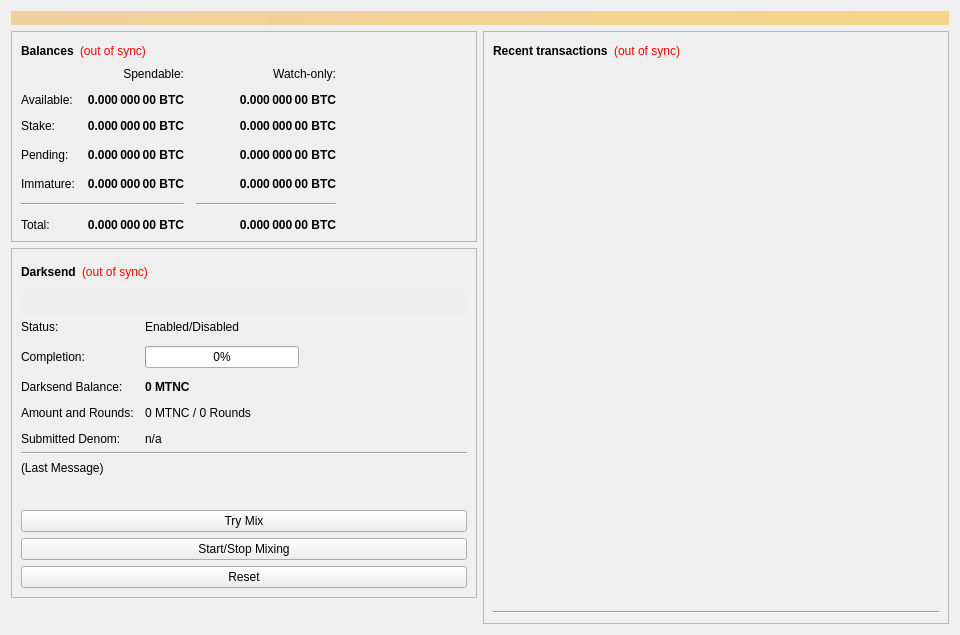
<?xml version="1.0" encoding="UTF-8"?>
<ui version="4.0">
 <class>OverviewPage</class>
 <widget class="QWidget" name="OverviewPage">
  <property name="geometry">
   <rect>
    <x>0</x>
    <y>0</y>
    <width>960</width>
    <height>635</height>
   </rect>
  </property>
  <property name="minimumSize">
   <size>
    <width>960</width>
    <height>0</height>
   </size>
  </property>
  <property name="windowTitle">
   <string>Form</string>
  </property>
  <layout class="QVBoxLayout" name="topLayout">
   <item>
    <widget class="QLabel" name="labelAlerts">
     <property name="visible">
      <bool>false</bool>
     </property>
     <property name="styleSheet">
      <string notr="true">background-color: qlineargradient(x1: 0, y1: 0, x2: 1, y2: 0, stop:0 #F0D0A0, stop:1 #F8D488); color:#000000;</string>
     </property>
     <property name="wordWrap">
      <bool>true</bool>
     </property>
     <property name="margin">
      <number>3</number>
     </property>
    </widget>
   </item>
   <item>
    <layout class="QHBoxLayout" name="horizontalLayout" stretch="1,1">
     <item>
      <layout class="QVBoxLayout" name="verticalLayout_2">
       <item>
        <widget class="QFrame" name="frame">
         <property name="frameShape">
          <enum>QFrame::StyledPanel</enum>
         </property>
         <property name="frameShadow">
          <enum>QFrame::Raised</enum>
         </property>
         <layout class="QVBoxLayout" name="verticalLayout_4">
          <item>
           <layout class="QHBoxLayout" name="horizontalLayout_4">
            <item>
             <widget class="QLabel" name="label_5">
              <property name="font">
               <font>
                <weight>75</weight>
                <bold>true</bold>
               </font>
              </property>
              <property name="text">
               <string>Balances</string>
              </property>
             </widget>
            </item>
            <item>
             <widget class="QLabel" name="labelWalletStatus">
              <property name="cursor">
               <cursorShape>WhatsThisCursor</cursorShape>
              </property>
              <property name="toolTip">
               <string>The displayed information may be out of date. Your wallet automatically synchronizes with the Masternodecoin network after a connection is established, but this process has not completed yet.</string>
              </property>
              <property name="styleSheet">
               <string notr="true">QLabel { color: red; }</string>
              </property>
              <property name="text">
               <string notr="true">(out of sync)</string>
              </property>
              <property name="alignment">
               <set>Qt::AlignLeading|Qt::AlignLeft|Qt::AlignVCenter</set>
              </property>
             </widget>
            </item>
            <item>
             <spacer name="horizontalSpacer_3">
              <property name="orientation">
               <enum>Qt::Horizontal</enum>
              </property>
              <property name="sizeHint" stdset="0">
               <size>
                <width>40</width>
                <height>20</height>
               </size>
              </property>
             </spacer>
            </item>
           </layout>
          </item>
          <item>
           <layout class="QGridLayout" name="gridLayout">
            <property name="spacing">
             <number>12</number>
            </property>
            <item row="3" column="2">
             <widget class="QLabel" name="labelWatchPending">
              <property name="font">
               <font>
                <weight>75</weight>
                <bold>true</bold>
               </font>
              </property>
              <property name="cursor">
               <cursorShape>IBeamCursor</cursorShape>
              </property>
              <property name="toolTip">
               <string>Unconfirmed transactions to watch-only addresses</string>
              </property>
              <property name="text">
               <string notr="true">0.000 000 00 BTC</string>
              </property>
              <property name="alignment">
               <set>Qt::AlignRight|Qt::AlignTrailing|Qt::AlignVCenter</set>
              </property>
              <property name="textInteractionFlags">
               <set>Qt::LinksAccessibleByMouse|Qt::TextSelectableByKeyboard|Qt::TextSelectableByMouse</set>
              </property>
             </widget>
            </item>
            <item row="3" column="1">
             <widget class="QLabel" name="labelUnconfirmed">
              <property name="font">
               <font>
                <weight>75</weight>
                <bold>true</bold>
               </font>
              </property>
              <property name="cursor">
               <cursorShape>IBeamCursor</cursorShape>
              </property>
              <property name="toolTip">
               <string>Total of transactions that have yet to be confirmed, and do not yet count toward the spendable balance</string>
              </property>
              <property name="text">
               <string notr="true">0.000 000 00 BTC</string>
              </property>
              <property name="alignment">
               <set>Qt::AlignRight|Qt::AlignTrailing|Qt::AlignVCenter</set>
              </property>
              <property name="textInteractionFlags">
               <set>Qt::LinksAccessibleByMouse|Qt::TextSelectableByKeyboard|Qt::TextSelectableByMouse</set>
              </property>
             </widget>
            </item>
            <item row="4" column="2">
             <widget class="QLabel" name="labelWatchImmature">
              <property name="font">
               <font>
                <weight>75</weight>
                <bold>true</bold>
               </font>
              </property>
              <property name="cursor">
               <cursorShape>IBeamCursor</cursorShape>
              </property>
              <property name="toolTip">
               <string>Mined balance in watch-only addresses that has not yet matured</string>
              </property>
              <property name="text">
               <string notr="true">0.000 000 00 BTC</string>
              </property>
              <property name="alignment">
               <set>Qt::AlignRight|Qt::AlignTrailing|Qt::AlignVCenter</set>
              </property>
              <property name="textInteractionFlags">
               <set>Qt::LinksAccessibleByMouse|Qt::TextSelectableByKeyboard|Qt::TextSelectableByMouse</set>
              </property>
             </widget>
            </item>
            <item row="5" column="0" colspan="2">
             <widget class="Line" name="lineSpendableBalance">
              <property name="orientation">
               <enum>Qt::Horizontal</enum>
              </property>
             </widget>
            </item>
            <item row="5" column="2">
             <widget class="Line" name="lineWatchBalance">
              <property name="sizePolicy">
               <sizepolicy hsizetype="Preferred" vsizetype="Fixed">
                <horstretch>0</horstretch>
                <verstretch>0</verstretch>
               </sizepolicy>
              </property>
              <property name="minimumSize">
               <size>
                <width>140</width>
                <height>0</height>
               </size>
              </property>
              <property name="orientation">
               <enum>Qt::Horizontal</enum>
              </property>
             </widget>
            </item>
            <item row="6" column="0">
             <widget class="QLabel" name="labelTotalText">
              <property name="text">
               <string>Total:</string>
              </property>
             </widget>
            </item>
            <item row="4" column="1">
             <widget class="QLabel" name="labelImmature">
              <property name="font">
               <font>
                <weight>75</weight>
                <bold>true</bold>
               </font>
              </property>
              <property name="cursor">
               <cursorShape>IBeamCursor</cursorShape>
              </property>
              <property name="toolTip">
               <string>Mined balance that has not yet matured</string>
              </property>
              <property name="text">
               <string notr="true">0.000 000 00 BTC</string>
              </property>
              <property name="alignment">
               <set>Qt::AlignRight|Qt::AlignTrailing|Qt::AlignVCenter</set>
              </property>
              <property name="textInteractionFlags">
               <set>Qt::LinksAccessibleByMouse|Qt::TextSelectableByKeyboard|Qt::TextSelectableByMouse</set>
              </property>
             </widget>
            </item>
            <item row="3" column="3">
             <spacer name="horizontalSpacer_2">
              <property name="orientation">
               <enum>Qt::Horizontal</enum>
              </property>
              <property name="sizeHint" stdset="0">
               <size>
                <width>40</width>
                <height>20</height>
               </size>
              </property>
             </spacer>
            </item>
            <item row="4" column="0">
             <widget class="QLabel" name="labelImmatureText">
              <property name="text">
               <string>Immature:</string>
              </property>
             </widget>
            </item>
            <item row="6" column="1">
             <widget class="QLabel" name="labelTotal">
              <property name="font">
               <font>
                <weight>75</weight>
                <bold>true</bold>
               </font>
              </property>
              <property name="cursor">
               <cursorShape>IBeamCursor</cursorShape>
              </property>
              <property name="toolTip">
               <string>Your current total balance</string>
              </property>
              <property name="text">
               <string notr="true">0.000 000 00 BTC</string>
              </property>
              <property name="alignment">
               <set>Qt::AlignRight|Qt::AlignTrailing|Qt::AlignVCenter</set>
              </property>
              <property name="textInteractionFlags">
               <set>Qt::LinksAccessibleByMouse|Qt::TextSelectableByKeyboard|Qt::TextSelectableByMouse</set>
              </property>
             </widget>
            </item>
            <item row="6" column="2">
             <widget class="QLabel" name="labelWatchTotal">
              <property name="font">
               <font>
                <weight>75</weight>
                <bold>true</bold>
               </font>
              </property>
              <property name="cursor">
               <cursorShape>IBeamCursor</cursorShape>
              </property>
              <property name="toolTip">
               <string>Current total balance in watch-only addresses</string>
              </property>
              <property name="text">
               <string notr="true">0.000 000 00 BTC</string>
              </property>
              <property name="alignment">
               <set>Qt::AlignRight|Qt::AlignTrailing|Qt::AlignVCenter</set>
              </property>
              <property name="textInteractionFlags">
               <set>Qt::LinksAccessibleByMouse|Qt::TextSelectableByKeyboard|Qt::TextSelectableByMouse</set>
              </property>
             </widget>
            </item>
            <item row="0" column="2">
             <widget class="QLabel" name="labelWatchonly">
              <property name="text">
               <string>Watch-only:</string>
              </property>
              <property name="alignment">
               <set>Qt::AlignRight|Qt::AlignTrailing|Qt::AlignVCenter</set>
              </property>
             </widget>
            </item>
            <item row="1" column="0">
             <widget class="QLabel" name="labelBalanceText">
              <property name="text">
               <string>Available:</string>
              </property>
             </widget>
            </item>
            <item row="1" column="1">
             <widget class="QLabel" name="labelBalance">
              <property name="font">
               <font>
                <weight>75</weight>
                <bold>true</bold>
               </font>
              </property>
              <property name="cursor">
               <cursorShape>IBeamCursor</cursorShape>
              </property>
              <property name="toolTip">
               <string>Your current spendable balance</string>
              </property>
              <property name="text">
               <string notr="true">0.000 000 00 BTC</string>
              </property>
              <property name="alignment">
               <set>Qt::AlignRight|Qt::AlignTrailing|Qt::AlignVCenter</set>
              </property>
              <property name="textInteractionFlags">
               <set>Qt::LinksAccessibleByMouse|Qt::TextSelectableByKeyboard|Qt::TextSelectableByMouse</set>
              </property>
             </widget>
            </item>
            <item row="2" column="0">
             <widget class="QLabel" name="label_10">
              <property name="text">
               <string>Stake:</string>
              </property>
             </widget>
            </item>
            <item row="2" column="1">
             <widget class="QLabel" name="labelStake">
              <property name="font">
               <font>
                <weight>75</weight>
                <bold>true</bold>
               </font>
              </property>
              <property name="cursor">
               <cursorShape>IBeamCursor</cursorShape>
              </property>
              <property name="toolTip">
               <string>Total of coins that was staked, and do not yet count toward the current balance</string>
              </property>
              <property name="text">
               <string notr="true">0.000 000 00 BTC</string>
              </property>
              <property name="alignment">
               <set>Qt::AlignRight|Qt::AlignTrailing|Qt::AlignVCenter</set>
              </property>
              <property name="textInteractionFlags">
               <set>Qt::LinksAccessibleByMouse|Qt::TextSelectableByKeyboard|Qt::TextSelectableByMouse</set>
              </property>
             </widget>
            </item>
            <item row="2" column="2">
             <widget class="QLabel" name="labelWatchStake">
              <property name="font">
               <font>
                <weight>75</weight>
                <bold>true</bold>
               </font>
              </property>
              <property name="cursor">
               <cursorShape>IBeamCursor</cursorShape>
              </property>
              <property name="toolTip">
               <string>Total of coins that was staked in watch-only addresses, and do not yet count toward the current watch-only balance</string>
              </property>
              <property name="text">
               <string notr="true">0.000 000 00 BTC</string>
              </property>
              <property name="alignment">
               <set>Qt::AlignRight|Qt::AlignTrailing|Qt::AlignVCenter</set>
              </property>
              <property name="textInteractionFlags">
               <set>Qt::LinksAccessibleByMouse|Qt::TextSelectableByKeyboard|Qt::TextSelectableByMouse</set>
              </property>
             </widget>
            </item>
            <item row="1" column="2">
             <widget class="QLabel" name="labelWatchAvailable">
              <property name="font">
               <font>
                <weight>75</weight>
                <bold>true</bold>
               </font>
              </property>
              <property name="cursor">
               <cursorShape>IBeamCursor</cursorShape>
              </property>
              <property name="toolTip">
               <string>Your current balance in watch-only addresses</string>
              </property>
              <property name="text">
               <string notr="true">0.000 000 00 BTC</string>
              </property>
              <property name="alignment">
               <set>Qt::AlignRight|Qt::AlignTrailing|Qt::AlignVCenter</set>
              </property>
              <property name="textInteractionFlags">
               <set>Qt::LinksAccessibleByMouse|Qt::TextSelectableByKeyboard|Qt::TextSelectableByMouse</set>
              </property>
             </widget>
            </item>
            <item row="3" column="0">
             <widget class="QLabel" name="labelPendingText">
              <property name="text">
               <string>Pending:</string>
              </property>
             </widget>
            </item>
            <item row="0" column="1">
             <widget class="QLabel" name="labelSpendable">
              <property name="text">
               <string>Spendable:</string>
              </property>
              <property name="alignment">
               <set>Qt::AlignRight|Qt::AlignTrailing|Qt::AlignVCenter</set>
              </property>
             </widget>
            </item>
           </layout>
          </item>
         </layout>
        </widget>
       </item>
       <item>
        <widget class="QFrame" name="frameDarksend">
         <property name="sizePolicy">
          <sizepolicy hsizetype="Expanding" vsizetype="Expanding">
           <horstretch>0</horstretch>
           <verstretch>0</verstretch>
          </sizepolicy>
         </property>
         <property name="minimumSize">
          <size>
           <width>0</width>
           <height>350</height>
          </size>
         </property>
         <property name="layoutDirection">
          <enum>Qt::LeftToRight</enum>
         </property>
         <property name="frameShape">
          <enum>QFrame::StyledPanel</enum>
         </property>
         <property name="frameShadow">
          <enum>QFrame::Raised</enum>
         </property>
         <layout class="QVBoxLayout" name="verticalLayout_5">
          <item>
           <layout class="QHBoxLayout" name="horizontalLayout_5">
            <item>
             <widget class="QLabel" name="label_2">
              <property name="font">
               <font>
                <weight>75</weight>
                <bold>true</bold>
               </font>
              </property>
              <property name="text">
               <string>Darksend</string>
              </property>
             </widget>
            </item>
            <item>
             <widget class="QLabel" name="labelDarksendSyncStatus">
              <property name="toolTip">
               <string>The displayed information may be out of date. Your wallet automatically synchronizes with the Masternodecoin network after a connection is established, but this process has not completed yet.</string>
              </property>
              <property name="styleSheet">
               <string notr="true">QLabel { color: red; }</string>
              </property>
              <property name="text">
               <string notr="true">(out of sync)</string>
              </property>
              <property name="alignment">
               <set>Qt::AlignLeading|Qt::AlignLeft|Qt::AlignVCenter</set>
              </property>
             </widget>
            </item>
            <item>
             <spacer name="horizontalSpacer_4">
              <property name="orientation">
               <enum>Qt::Horizontal</enum>
              </property>
              <property name="sizeHint" stdset="0">
               <size>
                <width>40</width>
                <height>20</height>
               </size>
              </property>
             </spacer>
            </item>
           </layout>
          </item>
          <item>
           <widget class="QPushButton" name="runAutoDenom">
            <property name="palette">
             <palette>
              <active>
               <colorrole role="WindowText">
                <brush brushstyle="SolidPattern">
                 <color alpha="255">
                  <red>0</red>
                  <green>0</green>
                  <blue>0</blue>
                 </color>
                </brush>
               </colorrole>
               <colorrole role="Button">
                <brush brushstyle="SolidPattern">
                 <color alpha="255">
                  <red>239</red>
                  <green>238</green>
                  <blue>238</blue>
                 </color>
                </brush>
               </colorrole>
               <colorrole role="Light">
                <brush brushstyle="SolidPattern">
                 <color alpha="255">
                  <red>255</red>
                  <green>255</green>
                  <blue>255</blue>
                 </color>
                </brush>
               </colorrole>
               <colorrole role="Midlight">
                <brush brushstyle="SolidPattern">
                 <color alpha="255">
                  <red>247</red>
                  <green>246</green>
                  <blue>246</blue>
                 </color>
                </brush>
               </colorrole>
               <colorrole role="Dark">
                <brush brushstyle="SolidPattern">
                 <color alpha="255">
                  <red>119</red>
                  <green>119</green>
                  <blue>119</blue>
                 </color>
                </brush>
               </colorrole>
               <colorrole role="Mid">
                <brush brushstyle="SolidPattern">
                 <color alpha="255">
                  <red>159</red>
                  <green>159</green>
                  <blue>159</blue>
                 </color>
                </brush>
               </colorrole>
               <colorrole role="Text">
                <brush brushstyle="SolidPattern">
                 <color alpha="255">
                  <red>0</red>
                  <green>0</green>
                  <blue>0</blue>
                 </color>
                </brush>
               </colorrole>
               <colorrole role="BrightText">
                <brush brushstyle="SolidPattern">
                 <color alpha="255">
                  <red>255</red>
                  <green>255</green>
                  <blue>255</blue>
                 </color>
                </brush>
               </colorrole>
               <colorrole role="ButtonText">
                <brush brushstyle="SolidPattern">
                 <color alpha="255">
                  <red>0</red>
                  <green>0</green>
                  <blue>0</blue>
                 </color>
                </brush>
               </colorrole>
               <colorrole role="Base">
                <brush brushstyle="SolidPattern">
                 <color alpha="255">
                  <red>255</red>
                  <green>255</green>
                  <blue>255</blue>
                 </color>
                </brush>
               </colorrole>
               <colorrole role="Window">
                <brush brushstyle="SolidPattern">
                 <color alpha="255">
                  <red>239</red>
                  <green>238</green>
                  <blue>238</blue>
                 </color>
                </brush>
               </colorrole>
               <colorrole role="Shadow">
                <brush brushstyle="SolidPattern">
                 <color alpha="255">
                  <red>0</red>
                  <green>0</green>
                  <blue>0</blue>
                 </color>
                </brush>
               </colorrole>
               <colorrole role="AlternateBase">
                <brush brushstyle="SolidPattern">
                 <color alpha="255">
                  <red>247</red>
                  <green>246</green>
                  <blue>246</blue>
                 </color>
                </brush>
               </colorrole>
               <colorrole role="ToolTipBase">
                <brush brushstyle="SolidPattern">
                 <color alpha="255">
                  <red>255</red>
                  <green>255</green>
                  <blue>220</blue>
                 </color>
                </brush>
               </colorrole>
               <colorrole role="ToolTipText">
                <brush brushstyle="SolidPattern">
                 <color alpha="255">
                  <red>0</red>
                  <green>0</green>
                  <blue>0</blue>
                 </color>
                </brush>
               </colorrole>
              </active>
              <inactive>
               <colorrole role="WindowText">
                <brush brushstyle="SolidPattern">
                 <color alpha="255">
                  <red>0</red>
                  <green>0</green>
                  <blue>0</blue>
                 </color>
                </brush>
               </colorrole>
               <colorrole role="Button">
                <brush brushstyle="SolidPattern">
                 <color alpha="255">
                  <red>239</red>
                  <green>238</green>
                  <blue>238</blue>
                 </color>
                </brush>
               </colorrole>
               <colorrole role="Light">
                <brush brushstyle="SolidPattern">
                 <color alpha="255">
                  <red>255</red>
                  <green>255</green>
                  <blue>255</blue>
                 </color>
                </brush>
               </colorrole>
               <colorrole role="Midlight">
                <brush brushstyle="SolidPattern">
                 <color alpha="255">
                  <red>247</red>
                  <green>246</green>
                  <blue>246</blue>
                 </color>
                </brush>
               </colorrole>
               <colorrole role="Dark">
                <brush brushstyle="SolidPattern">
                 <color alpha="255">
                  <red>119</red>
                  <green>119</green>
                  <blue>119</blue>
                 </color>
                </brush>
               </colorrole>
               <colorrole role="Mid">
                <brush brushstyle="SolidPattern">
                 <color alpha="255">
                  <red>159</red>
                  <green>159</green>
                  <blue>159</blue>
                 </color>
                </brush>
               </colorrole>
               <colorrole role="Text">
                <brush brushstyle="SolidPattern">
                 <color alpha="255">
                  <red>0</red>
                  <green>0</green>
                  <blue>0</blue>
                 </color>
                </brush>
               </colorrole>
               <colorrole role="BrightText">
                <brush brushstyle="SolidPattern">
                 <color alpha="255">
                  <red>255</red>
                  <green>255</green>
                  <blue>255</blue>
                 </color>
                </brush>
               </colorrole>
               <colorrole role="ButtonText">
                <brush brushstyle="SolidPattern">
                 <color alpha="255">
                  <red>0</red>
                  <green>0</green>
                  <blue>0</blue>
                 </color>
                </brush>
               </colorrole>
               <colorrole role="Base">
                <brush brushstyle="SolidPattern">
                 <color alpha="255">
                  <red>255</red>
                  <green>255</green>
                  <blue>255</blue>
                 </color>
                </brush>
               </colorrole>
               <colorrole role="Window">
                <brush brushstyle="SolidPattern">
                 <color alpha="255">
                  <red>239</red>
                  <green>238</green>
                  <blue>238</blue>
                 </color>
                </brush>
               </colorrole>
               <colorrole role="Shadow">
                <brush brushstyle="SolidPattern">
                 <color alpha="255">
                  <red>0</red>
                  <green>0</green>
                  <blue>0</blue>
                 </color>
                </brush>
               </colorrole>
               <colorrole role="AlternateBase">
                <brush brushstyle="SolidPattern">
                 <color alpha="255">
                  <red>247</red>
                  <green>246</green>
                  <blue>246</blue>
                 </color>
                </brush>
               </colorrole>
               <colorrole role="ToolTipBase">
                <brush brushstyle="SolidPattern">
                 <color alpha="255">
                  <red>255</red>
                  <green>255</green>
                  <blue>220</blue>
                 </color>
                </brush>
               </colorrole>
               <colorrole role="ToolTipText">
                <brush brushstyle="SolidPattern">
                 <color alpha="255">
                  <red>0</red>
                  <green>0</green>
                  <blue>0</blue>
                 </color>
                </brush>
               </colorrole>
              </inactive>
              <disabled>
               <colorrole role="WindowText">
                <brush brushstyle="SolidPattern">
                 <color alpha="255">
                  <red>119</red>
                  <green>119</green>
                  <blue>119</blue>
                 </color>
                </brush>
               </colorrole>
               <colorrole role="Button">
                <brush brushstyle="SolidPattern">
                 <color alpha="255">
                  <red>239</red>
                  <green>238</green>
                  <blue>238</blue>
                 </color>
                </brush>
               </colorrole>
               <colorrole role="Light">
                <brush brushstyle="SolidPattern">
                 <color alpha="255">
                  <red>255</red>
                  <green>255</green>
                  <blue>255</blue>
                 </color>
                </brush>
               </colorrole>
               <colorrole role="Midlight">
                <brush brushstyle="SolidPattern">
                 <color alpha="255">
                  <red>247</red>
                  <green>246</green>
                  <blue>246</blue>
                 </color>
                </brush>
               </colorrole>
               <colorrole role="Dark">
                <brush brushstyle="SolidPattern">
                 <color alpha="255">
                  <red>119</red>
                  <green>119</green>
                  <blue>119</blue>
                 </color>
                </brush>
               </colorrole>
               <colorrole role="Mid">
                <brush brushstyle="SolidPattern">
                 <color alpha="255">
                  <red>159</red>
                  <green>159</green>
                  <blue>159</blue>
                 </color>
                </brush>
               </colorrole>
               <colorrole role="Text">
                <brush brushstyle="SolidPattern">
                 <color alpha="255">
                  <red>119</red>
                  <green>119</green>
                  <blue>119</blue>
                 </color>
                </brush>
               </colorrole>
               <colorrole role="BrightText">
                <brush brushstyle="SolidPattern">
                 <color alpha="255">
                  <red>255</red>
                  <green>255</green>
                  <blue>255</blue>
                 </color>
                </brush>
               </colorrole>
               <colorrole role="ButtonText">
                <brush brushstyle="SolidPattern">
                 <color alpha="255">
                  <red>119</red>
                  <green>119</green>
                  <blue>119</blue>
                 </color>
                </brush>
               </colorrole>
               <colorrole role="Base">
                <brush brushstyle="SolidPattern">
                 <color alpha="255">
                  <red>239</red>
                  <green>238</green>
                  <blue>238</blue>
                 </color>
                </brush>
               </colorrole>
               <colorrole role="Window">
                <brush brushstyle="SolidPattern">
                 <color alpha="255">
                  <red>239</red>
                  <green>238</green>
                  <blue>238</blue>
                 </color>
                </brush>
               </colorrole>
               <colorrole role="Shadow">
                <brush brushstyle="SolidPattern">
                 <color alpha="255">
                  <red>0</red>
                  <green>0</green>
                  <blue>0</blue>
                 </color>
                </brush>
               </colorrole>
               <colorrole role="AlternateBase">
                <brush brushstyle="SolidPattern">
                 <color alpha="255">
                  <red>239</red>
                  <green>238</green>
                  <blue>238</blue>
                 </color>
                </brush>
               </colorrole>
               <colorrole role="ToolTipBase">
                <brush brushstyle="SolidPattern">
                 <color alpha="255">
                  <red>255</red>
                  <green>255</green>
                  <blue>220</blue>
                 </color>
                </brush>
               </colorrole>
               <colorrole role="ToolTipText">
                <brush brushstyle="SolidPattern">
                 <color alpha="255">
                  <red>0</red>
                  <green>0</green>
                  <blue>0</blue>
                 </color>
                </brush>
               </colorrole>
              </disabled>
             </palette>
            </property>
            <property name="focusPolicy">
             <enum>Qt::NoFocus</enum>
            </property>
            <property name="autoFillBackground">
             <bool>true</bool>
            </property>
            <property name="text">
             <string/>
            </property>
            <property name="flat">
             <bool>true</bool>
            </property>
           </widget>
          </item>
          <item>
           <layout class="QFormLayout" name="formLayout">
            <property name="fieldGrowthPolicy">
             <enum>QFormLayout::AllNonFixedFieldsGrow</enum>
            </property>
            <property name="horizontalSpacing">
             <number>11</number>
            </property>
            <property name="verticalSpacing">
             <number>12</number>
            </property>
            <item row="0" column="0">
             <widget class="QLabel" name="label_6">
              <property name="text">
               <string>Status:</string>
              </property>
             </widget>
            </item>
            <item row="1" column="0">
             <widget class="QLabel" name="label_7">
              <property name="text">
               <string>Completion:</string>
              </property>
             </widget>
            </item>
            <item row="1" column="1">
             <widget class="QProgressBar" name="darksendProgress">
              <property name="maximumSize">
               <size>
                <width>154</width>
                <height>16777215</height>
               </size>
              </property>
              <property name="value">
               <number>0</number>
              </property>
             </widget>
            </item>
            <item row="3" column="0">
             <widget class="QLabel" name="labelAnonymizedText">
              <property name="text">
               <string>Darksend Balance:</string>
              </property>
             </widget>
            </item>
            <item row="3" column="1">
             <widget class="QLabel" name="labelAnonymized">
              <property name="font">
               <font>
                <weight>75</weight>
                <bold>true</bold>
               </font>
              </property>
              <property name="text">
               <string notr="true">0 MTNC</string>
              </property>
             </widget>
            </item>
            <item row="4" column="0">
             <widget class="QLabel" name="label_8">
              <property name="text">
               <string>Amount and Rounds:</string>
              </property>
             </widget>
            </item>
            <item row="4" column="1">
             <widget class="QLabel" name="labelAmountRounds">
              <property name="text">
               <string>0 MTNC / 0 Rounds</string>
              </property>
             </widget>
            </item>
            <item row="5" column="0">
             <widget class="QLabel" name="label_9">
              <property name="text">
               <string>Submitted Denom:</string>
              </property>
             </widget>
            </item>
            <item row="5" column="1">
             <widget class="QLabel" name="labelSubmittedDenom">
              <property name="toolTip">
               <string>The denominations you submitted to the Masternode.&lt;br&gt;To mix, other users must submit the exact same denominations.</string>
              </property>
              <property name="text">
               <string>n/a</string>
              </property>
             </widget>
            </item>
            <item row="0" column="1">
             <widget class="QLabel" name="darksendEnabled">
              <property name="text">
               <string>Enabled/Disabled</string>
              </property>
             </widget>
            </item>
           </layout>
          </item>
          <item>
           <widget class="Line" name="lineLastMessage">
            <property name="orientation">
             <enum>Qt::Horizontal</enum>
            </property>
           </widget>
          </item>
          <item>
           <widget class="QLabel" name="darksendStatus">
            <property name="minimumSize">
             <size>
              <width>288</width>
              <height>43</height>
             </size>
            </property>
            <property name="text">
             <string>(Last Message)</string>
            </property>
            <property name="alignment">
             <set>Qt::AlignLeading|Qt::AlignLeft|Qt::AlignTop</set>
            </property>
            <property name="wordWrap">
             <bool>true</bool>
            </property>
           </widget>
          </item>
          <item>
           <widget class="QPushButton" name="darksendAuto">
            <property name="sizePolicy">
             <sizepolicy hsizetype="MinimumExpanding" vsizetype="Fixed">
              <horstretch>0</horstretch>
              <verstretch>0</verstretch>
             </sizepolicy>
            </property>
            <property name="toolTip">
             <string>Try to manually submit a Darksend request.</string>
            </property>
            <property name="text">
             <string>Try Mix</string>
            </property>
           </widget>
          </item>
          <item>
           <widget class="QPushButton" name="toggleDarksend">
            <property name="sizePolicy">
             <sizepolicy hsizetype="MinimumExpanding" vsizetype="Fixed">
              <horstretch>0</horstretch>
              <verstretch>0</verstretch>
             </sizepolicy>
            </property>
            <property name="text">
             <string>Start/Stop Mixing</string>
            </property>
           </widget>
          </item>
          <item>
           <widget class="QPushButton" name="darksendReset">
            <property name="sizePolicy">
             <sizepolicy hsizetype="MinimumExpanding" vsizetype="Fixed">
              <horstretch>0</horstretch>
              <verstretch>0</verstretch>
             </sizepolicy>
            </property>
            <property name="toolTip">
             <string>Reset the current status of Darksend (can interrupt Darksend if it's in the process of Mixing, which can cost you money!)</string>
            </property>
            <property name="autoFillBackground">
             <bool>false</bool>
            </property>
            <property name="text">
             <string>Reset</string>
            </property>
           </widget>
          </item>
         </layout>
        </widget>
       </item>
       <item>
        <spacer name="verticalSpacer">
         <property name="orientation">
          <enum>Qt::Vertical</enum>
         </property>
         <property name="sizeHint" stdset="0">
          <size>
           <width>20</width>
           <height>40</height>
          </size>
         </property>
        </spacer>
       </item>
      </layout>
     </item>
     <item>
      <layout class="QVBoxLayout" name="verticalLayout_3">
       <item>
        <widget class="QFrame" name="frame_2">
         <property name="frameShape">
          <enum>QFrame::StyledPanel</enum>
         </property>
         <property name="frameShadow">
          <enum>QFrame::Raised</enum>
         </property>
         <layout class="QVBoxLayout" name="verticalLayout">
          <item>
           <layout class="QHBoxLayout" name="horizontalLayout_2">
            <item>
             <widget class="QLabel" name="label_4">
              <property name="font">
               <font>
                <weight>75</weight>
                <bold>true</bold>
               </font>
              </property>
              <property name="text">
               <string>Recent transactions</string>
              </property>
             </widget>
            </item>
            <item>
             <widget class="QLabel" name="labelTransactionsStatus">
              <property name="cursor">
               <cursorShape>WhatsThisCursor</cursorShape>
              </property>
              <property name="toolTip">
               <string>The displayed information may be out of date. Your wallet automatically synchronizes with the Masternodecoin network after a connection is established, but this process has not completed yet.</string>
              </property>
              <property name="styleSheet">
               <string notr="true">QLabel { color: red; }</string>
              </property>
              <property name="text">
               <string notr="true">(out of sync)</string>
              </property>
              <property name="alignment">
               <set>Qt::AlignRight|Qt::AlignTrailing|Qt::AlignVCenter</set>
              </property>
             </widget>
            </item>
            <item>
             <spacer name="horizontalSpacer">
              <property name="orientation">
               <enum>Qt::Horizontal</enum>
              </property>
              <property name="sizeHint" stdset="0">
               <size>
                <width>40</width>
                <height>20</height>
               </size>
              </property>
             </spacer>
            </item>
           </layout>
          </item>
          <item>
           <widget class="QListView" name="listTransactions">
            <property name="styleSheet">
             <string notr="true">QListView { background: transparent; }</string>
            </property>
            <property name="frameShape">
             <enum>QFrame::NoFrame</enum>
            </property>
            <property name="verticalScrollBarPolicy">
             <enum>Qt::ScrollBarAlwaysOff</enum>
            </property>
            <property name="horizontalScrollBarPolicy">
             <enum>Qt::ScrollBarAlwaysOff</enum>
            </property>
            <property name="selectionMode">
             <enum>QAbstractItemView::NoSelection</enum>
            </property>
           </widget>
          </item>
          <item>
           <widget class="Line" name="line">
            <property name="orientation">
             <enum>Qt::Horizontal</enum>
            </property>
           </widget>
          </item>
         </layout>
        </widget>
       </item>
      </layout>
     </item>
    </layout>
   </item>
  </layout>
 </widget>
 <resources/>
 <connections/>
</ui>
